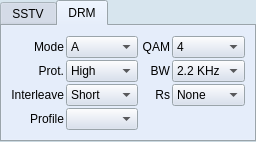
      <widget class="QTabWidget" name="settingsTableWidget">
       <property name="sizePolicy">
        <sizepolicy hsizetype="Preferred" vsizetype="Preferred">
         <horstretch>0</horstretch>
         <verstretch>0</verstretch>
        </sizepolicy>
       </property>
       <property name="minimumSize">
        <size>
         <width>0</width>
         <height>0</height>
        </size>
       </property>
       <property name="palette">
        <palette>
         <active>
          <colorrole role="WindowText">
           <brush brushstyle="SolidPattern">
            <color alpha="255">
             <red>0</red>
             <green>0</green>
             <blue>0</blue>
            </color>
           </brush>
          </colorrole>
          <colorrole role="Button">
           <brush brushstyle="SolidPattern">
            <color alpha="255">
             <red>211</red>
             <green>221</green>
             <blue>238</blue>
            </color>
           </brush>
          </colorrole>
          <colorrole role="Light">
           <brush brushstyle="SolidPattern">
            <color alpha="255">
             <red>255</red>
             <green>255</green>
             <blue>255</blue>
            </color>
           </brush>
          </colorrole>
          <colorrole role="Midlight">
           <brush brushstyle="SolidPattern">
            <color alpha="255">
             <red>233</red>
             <green>238</green>
             <blue>246</blue>
            </color>
           </brush>
          </colorrole>
          <colorrole role="Dark">
           <brush brushstyle="SolidPattern">
            <color alpha="255">
             <red>105</red>
             <green>110</green>
             <blue>119</blue>
            </color>
           </brush>
          </colorrole>
          <colorrole role="Mid">
           <brush brushstyle="SolidPattern">
            <color alpha="255">
             <red>140</red>
             <green>147</green>
             <blue>158</blue>
            </color>
           </brush>
          </colorrole>
          <colorrole role="Text">
           <brush brushstyle="SolidPattern">
            <color alpha="255">
             <red>0</red>
             <green>0</green>
             <blue>0</blue>
            </color>
           </brush>
          </colorrole>
          <colorrole role="BrightText">
           <brush brushstyle="SolidPattern">
            <color alpha="255">
             <red>255</red>
             <green>255</green>
             <blue>255</blue>
            </color>
           </brush>
          </colorrole>
          <colorrole role="ButtonText">
           <brush brushstyle="SolidPattern">
            <color alpha="255">
             <red>0</red>
             <green>0</green>
             <blue>0</blue>
            </color>
           </brush>
          </colorrole>
          <colorrole role="Base">
           <brush brushstyle="SolidPattern">
            <color alpha="255">
             <red>255</red>
             <green>255</green>
             <blue>255</blue>
            </color>
           </brush>
          </colorrole>
          <colorrole role="Window">
           <brush brushstyle="SolidPattern">
            <color alpha="255">
             <red>215</red>
             <green>229</green>
             <blue>238</blue>
            </color>
           </brush>
          </colorrole>
          <colorrole role="Shadow">
           <brush brushstyle="SolidPattern">
            <color alpha="255">
             <red>0</red>
             <green>0</green>
             <blue>0</blue>
            </color>
           </brush>
          </colorrole>
          <colorrole role="Highlight">
           <brush brushstyle="SolidPattern">
            <color alpha="255">
             <red>0</red>
             <green>0</green>
             <blue>128</blue>
            </color>
           </brush>
          </colorrole>
          <colorrole role="HighlightedText">
           <brush brushstyle="SolidPattern">
            <color alpha="255">
             <red>255</red>
             <green>255</green>
             <blue>255</blue>
            </color>
           </brush>
          </colorrole>
          <colorrole role="Link">
           <brush brushstyle="SolidPattern">
            <color alpha="255">
             <red>0</red>
             <green>0</green>
             <blue>0</blue>
            </color>
           </brush>
          </colorrole>
          <colorrole role="LinkVisited">
           <brush brushstyle="SolidPattern">
            <color alpha="255">
             <red>0</red>
             <green>0</green>
             <blue>0</blue>
            </color>
           </brush>
          </colorrole>
         </active>
         <inactive>
          <colorrole role="WindowText">
           <brush brushstyle="SolidPattern">
            <color alpha="255">
             <red>0</red>
             <green>0</green>
             <blue>0</blue>
            </color>
           </brush>
          </colorrole>
          <colorrole role="Button">
           <brush brushstyle="SolidPattern">
            <color alpha="255">
             <red>211</red>
             <green>221</green>
             <blue>238</blue>
            </color>
           </brush>
          </colorrole>
          <colorrole role="Light">
           <brush brushstyle="SolidPattern">
            <color alpha="255">
             <red>255</red>
             <green>255</green>
             <blue>255</blue>
            </color>
           </brush>
          </colorrole>
          <colorrole role="Midlight">
           <brush brushstyle="SolidPattern">
            <color alpha="255">
             <red>244</red>
             <green>248</green>
             <blue>255</blue>
            </color>
           </brush>
          </colorrole>
          <colorrole role="Dark">
           <brush brushstyle="SolidPattern">
            <color alpha="255">
             <red>105</red>
             <green>110</green>
             <blue>119</blue>
            </color>
           </brush>
          </colorrole>
          <colorrole role="Mid">
           <brush brushstyle="SolidPattern">
            <color alpha="255">
             <red>140</red>
             <green>147</green>
             <blue>158</blue>
            </color>
           </brush>
          </colorrole>
          <colorrole role="Text">
           <brush brushstyle="SolidPattern">
            <color alpha="255">
             <red>0</red>
             <green>0</green>
             <blue>0</blue>
            </color>
           </brush>
          </colorrole>
          <colorrole role="BrightText">
           <brush brushstyle="SolidPattern">
            <color alpha="255">
             <red>255</red>
             <green>255</green>
             <blue>255</blue>
            </color>
           </brush>
          </colorrole>
          <colorrole role="ButtonText">
           <brush brushstyle="SolidPattern">
            <color alpha="255">
             <red>0</red>
             <green>0</green>
             <blue>0</blue>
            </color>
           </brush>
          </colorrole>
          <colorrole role="Base">
           <brush brushstyle="SolidPattern">
            <color alpha="255">
             <red>255</red>
             <green>255</green>
             <blue>255</blue>
            </color>
           </brush>
          </colorrole>
          <colorrole role="Window">
           <brush brushstyle="SolidPattern">
            <color alpha="255">
             <red>215</red>
             <green>229</green>
             <blue>238</blue>
            </color>
           </brush>
          </colorrole>
          <colorrole role="Shadow">
           <brush brushstyle="SolidPattern">
            <color alpha="255">
             <red>0</red>
             <green>0</green>
             <blue>0</blue>
            </color>
           </brush>
          </colorrole>
          <colorrole role="Highlight">
           <brush brushstyle="SolidPattern">
            <color alpha="255">
             <red>0</red>
             <green>0</green>
             <blue>128</blue>
            </color>
           </brush>
          </colorrole>
          <colorrole role="HighlightedText">
           <brush brushstyle="SolidPattern">
            <color alpha="255">
             <red>255</red>
             <green>255</green>
             <blue>255</blue>
            </color>
           </brush>
          </colorrole>
          <colorrole role="Link">
           <brush brushstyle="SolidPattern">
            <color alpha="255">
             <red>0</red>
             <green>0</green>
             <blue>192</blue>
            </color>
           </brush>
          </colorrole>
          <colorrole role="LinkVisited">
           <brush brushstyle="SolidPattern">
            <color alpha="255">
             <red>128</red>
             <green>0</green>
             <blue>128</blue>
            </color>
           </brush>
          </colorrole>
         </inactive>
         <disabled>
          <colorrole role="WindowText">
           <brush brushstyle="SolidPattern">
            <color alpha="255">
             <red>128</red>
             <green>128</green>
             <blue>128</blue>
            </color>
           </brush>
          </colorrole>
          <colorrole role="Button">
           <brush brushstyle="SolidPattern">
            <color alpha="255">
             <red>211</red>
             <green>221</green>
             <blue>238</blue>
            </color>
           </brush>
          </colorrole>
          <colorrole role="Light">
           <brush brushstyle="SolidPattern">
            <color alpha="255">
             <red>255</red>
             <green>255</green>
             <blue>255</blue>
            </color>
           </brush>
          </colorrole>
          <colorrole role="Midlight">
           <brush brushstyle="SolidPattern">
            <color alpha="255">
             <red>244</red>
             <green>248</green>
             <blue>255</blue>
            </color>
           </brush>
          </colorrole>
          <colorrole role="Dark">
           <brush brushstyle="SolidPattern">
            <color alpha="255">
             <red>105</red>
             <green>110</green>
             <blue>119</blue>
            </color>
           </brush>
          </colorrole>
          <colorrole role="Mid">
           <brush brushstyle="SolidPattern">
            <color alpha="255">
             <red>140</red>
             <green>147</green>
             <blue>158</blue>
            </color>
           </brush>
          </colorrole>
          <colorrole role="Text">
           <brush brushstyle="SolidPattern">
            <color alpha="255">
             <red>128</red>
             <green>128</green>
             <blue>128</blue>
            </color>
           </brush>
          </colorrole>
          <colorrole role="BrightText">
           <brush brushstyle="SolidPattern">
            <color alpha="255">
             <red>255</red>
             <green>255</green>
             <blue>255</blue>
            </color>
           </brush>
          </colorrole>
          <colorrole role="ButtonText">
           <brush brushstyle="SolidPattern">
            <color alpha="255">
             <red>128</red>
             <green>128</green>
             <blue>128</blue>
            </color>
           </brush>
          </colorrole>
          <colorrole role="Base">
           <brush brushstyle="SolidPattern">
            <color alpha="255">
             <red>255</red>
             <green>255</green>
             <blue>255</blue>
            </color>
           </brush>
          </colorrole>
          <colorrole role="Window">
           <brush brushstyle="SolidPattern">
            <color alpha="255">
             <red>215</red>
             <green>229</green>
             <blue>238</blue>
            </color>
           </brush>
          </colorrole>
          <colorrole role="Shadow">
           <brush brushstyle="SolidPattern">
            <color alpha="255">
             <red>0</red>
             <green>0</green>
             <blue>0</blue>
            </color>
           </brush>
          </colorrole>
          <colorrole role="Highlight">
           <brush brushstyle="SolidPattern">
            <color alpha="255">
             <red>0</red>
             <green>0</green>
             <blue>128</blue>
            </color>
           </brush>
          </colorrole>
          <colorrole role="HighlightedText">
           <brush brushstyle="SolidPattern">
            <color alpha="255">
             <red>255</red>
             <green>255</green>
             <blue>255</blue>
            </color>
           </brush>
          </colorrole>
          <colorrole role="Link">
           <brush brushstyle="SolidPattern">
            <color alpha="255">
             <red>0</red>
             <green>0</green>
             <blue>192</blue>
            </color>
           </brush>
          </colorrole>
          <colorrole role="LinkVisited">
           <brush brushstyle="SolidPattern">
            <color alpha="255">
             <red>128</red>
             <green>0</green>
             <blue>128</blue>
            </color>
           </brush>
          </colorrole>
         </disabled>
        </palette>
       </property>
       <property name="currentIndex">
        <number>1</number>
       </property>
       <widget class="QWidget" name="sstvTXTab">
        <attribute name="title">
         <string>SSTV</string>
        </attribute>
        <layout class="QVBoxLayout" name="verticalLayout_6">
         <item>
          <layout class="QVBoxLayout" name="verticalLayout_5">
           <item>
            <layout class="QHBoxLayout" name="horizontalLayout_4">
             <item>
              <spacer name="horizontalSpacer_6">
               <property name="orientation">
                <enum>Qt::Horizontal</enum>
               </property>
               <property name="sizeHint" stdset="0">
                <size>
                 <width>40</width>
                 <height>20</height>
                </size>
               </property>
              </spacer>
             </item>
             <item>
              <widget class="QLabel" name="modeLabel">
               <property name="text">
                <string>Mode</string>
               </property>
               <property name="alignment">
                <set>Qt::AlignRight|Qt::AlignTrailing|Qt::AlignVCenter</set>
               </property>
               <property name="wordWrap">
                <bool>false</bool>
               </property>
              </widget>
             </item>
             <item>
              <widget class="QComboBox" name="sstvModeComboBox">
               <property name="toolTip">
                <string>Transmit mode</string>
               </property>
               <property name="statusTip">
                <string>Transmit mode</string>
               </property>
              </widget>
             </item>
            </layout>
           </item>
           <item>
            <spacer name="verticalSpacer_2">
             <property name="orientation">
              <enum>Qt::Vertical</enum>
             </property>
             <property name="sizeHint" stdset="0">
              <size>
               <width>20</width>
               <height>40</height>
              </size>
             </property>
            </spacer>
           </item>
          </layout>
         </item>
        </layout>
       </widget>
       <widget class="QWidget" name="drmTXTab">
        <attribute name="title">
         <string>DRM</string>
        </attribute>
        <layout class="QVBoxLayout" name="verticalLayout">
         <item>
          <layout class="QGridLayout" name="gridLayout_2">
           <property name="spacing">
            <number>2</number>
           </property>
           <item row="2" column="2">
            <widget class="QComboBox" name="drmTxInterleaveComboBox">
             <item>
              <property name="text">
               <string>Short</string>
              </property>
             </item>
             <item>
              <property name="text">
               <string>Long</string>
              </property>
             </item>
            </widget>
           </item>
           <item row="1" column="2">
            <widget class="QComboBox" name="drmTxProtectionComboBox">
             <item>
              <property name="text">
               <string>High</string>
              </property>
             </item>
             <item>
              <property name="text">
               <string>Low</string>
              </property>
             </item>
            </widget>
           </item>
           <item row="0" column="3">
            <widget class="QLabel" name="drmQAMLabel">
             <property name="minimumSize">
              <size>
               <width>30</width>
               <height>0</height>
              </size>
             </property>
             <property name="text">
              <string>QAM</string>
             </property>
             <property name="alignment">
              <set>Qt::AlignRight|Qt::AlignTrailing|Qt::AlignVCenter</set>
             </property>
             <property name="wordWrap">
              <bool>false</bool>
             </property>
            </widget>
           </item>
           <item row="0" column="2">
            <widget class="QComboBox" name="drmTxModeComboBox">
             <item>
              <property name="text">
               <string>A</string>
              </property>
             </item>
             <item>
              <property name="text">
               <string>B</string>
              </property>
             </item>
             <item>
              <property name="text">
               <string>E</string>
              </property>
             </item>
            </widget>
           </item>
           <item row="2" column="3">
            <widget class="QLabel" name="drmReadSolomonLabel">
             <property name="minimumSize">
              <size>
               <width>30</width>
               <height>0</height>
              </size>
             </property>
             <property name="text">
              <string>Rs</string>
             </property>
             <property name="alignment">
              <set>Qt::AlignRight|Qt::AlignTrailing|Qt::AlignVCenter</set>
             </property>
             <property name="wordWrap">
              <bool>false</bool>
             </property>
            </widget>
           </item>
           <item row="2" column="0">
            <widget class="QLabel" name="drmInterleavelabel">
             <property name="minimumSize">
              <size>
               <width>30</width>
               <height>0</height>
              </size>
             </property>
             <property name="text">
              <string>Interleave</string>
             </property>
             <property name="alignment">
              <set>Qt::AlignRight|Qt::AlignTrailing|Qt::AlignVCenter</set>
             </property>
             <property name="wordWrap">
              <bool>false</bool>
             </property>
            </widget>
           </item>
           <item row="0" column="4" colspan="2">
            <widget class="QComboBox" name="drmTxQAMComboBox">
             <item>
              <property name="text">
               <string>4</string>
              </property>
             </item>
             <item>
              <property name="text">
               <string>16</string>
              </property>
             </item>
             <item>
              <property name="text">
               <string>64</string>
              </property>
             </item>
            </widget>
           </item>
           <item row="1" column="4" colspan="2">
            <widget class="QComboBox" name="drmTxBandwidthComboBox">
             <item>
              <property name="text">
               <string>2.2 KHz</string>
              </property>
             </item>
             <item>
              <property name="text">
               <string>2.5 KHz</string>
              </property>
             </item>
            </widget>
           </item>
           <item row="2" column="4" colspan="2">
            <widget class="QComboBox" name="drmTxReedSolomonComboBox">
             <item>
              <property name="text">
               <string>None</string>
              </property>
             </item>
             <item>
              <property name="text">
               <string>RS1</string>
              </property>
             </item>
             <item>
              <property name="text">
               <string>RS2</string>
              </property>
             </item>
             <item>
              <property name="text">
               <string>RS3</string>
              </property>
             </item>
             <item>
              <property name="text">
               <string>RS4</string>
              </property>
             </item>
            </widget>
           </item>
           <item row="1" column="0">
            <widget class="QLabel" name="drmProtectionLabel">
             <property name="minimumSize">
              <size>
               <width>30</width>
               <height>0</height>
              </size>
             </property>
             <property name="text">
              <string>Prot.</string>
             </property>
             <property name="alignment">
              <set>Qt::AlignRight|Qt::AlignTrailing|Qt::AlignVCenter</set>
             </property>
             <property name="wordWrap">
              <bool>false</bool>
             </property>
            </widget>
           </item>
           <item row="0" column="0">
            <widget class="QLabel" name="drmModeLabel">
             <property name="minimumSize">
              <size>
               <width>30</width>
               <height>0</height>
              </size>
             </property>
             <property name="text">
              <string>Mode</string>
             </property>
             <property name="alignment">
              <set>Qt::AlignRight|Qt::AlignTrailing|Qt::AlignVCenter</set>
             </property>
             <property name="wordWrap">
              <bool>false</bool>
             </property>
            </widget>
           </item>
           <item row="1" column="3">
            <widget class="QLabel" name="drmBandwidthLabel">
             <property name="minimumSize">
              <size>
               <width>30</width>
               <height>0</height>
              </size>
             </property>
             <property name="text">
              <string>BW</string>
             </property>
             <property name="alignment">
              <set>Qt::AlignRight|Qt::AlignTrailing|Qt::AlignVCenter</set>
             </property>
             <property name="wordWrap">
              <bool>false</bool>
             </property>
            </widget>
           </item>
           <item row="3" column="0">
            <widget class="QLabel" name="drmProfileLabel">
             <property name="text">
              <string>Profile</string>
             </property>
             <property name="alignment">
              <set>Qt::AlignRight|Qt::AlignTrailing|Qt::AlignVCenter</set>
             </property>
            </widget>
           </item>
           <item row="3" column="2">
            <widget class="QComboBox" name="drmProfileComboBox"/>
           </item>
          </layout>
         </item>
        </layout>
       </widget>
      </widget>
